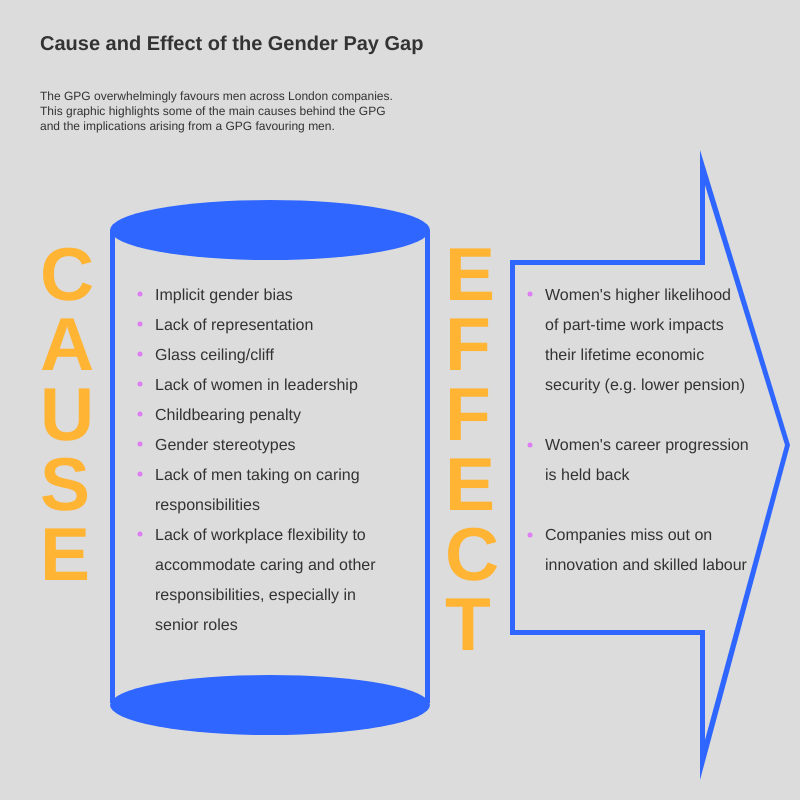
Frame 1 (no input)
Frame 60 (no input): identical to frame 1, image omitted
Frame 120 (the mouse pressed at the canvas centre since frame 60): identical to frame 1, image omitted

The p5.js sketch that drew this single still picture (run headless with seeded random() and noise() and a simulated clock; from frame 60 on, the mouse is pressed at the canvas centre):

// p5.js sketch
// ── sketch.js
function setup() {
  createCanvas(800, 800);
}

function draw() {
  background(220);
  noStroke();
  
  //Headline
  push();
  fill(51);
  textStyle(BOLD);
  textFont('Helvetica', 20);
  text('Cause and Effect of the Gender Pay Gap', 40, 50);
  pop();
  
  // Description / legend
  push();
  fill(51);
  textStyle();
  textFont('Helvetica', 12);
  text('The GPG overwhelmingly favours men across London companies. ', 40, 100);
  text('This graphic highlights some of the main causes behind the GPG', 40, 115);
  text('and the implications arising from a GPG favouring men.', 40, 130);
	pop();
  
  //Subheading: Cause
  push();
  fill(255, 180, 52);
  textStyle(BOLD);
  textFont('Helvetica', 75);
  text('C', 40, 300); //What is Behind the Gender Pay Gap?
  text('A', 40, 370);
  text('U', 40, 440);
  text('S', 40, 510);
  text('E', 40, 580);
  pop();
  
  // Arrow - effect of GPG
  fill(47, 102, 255); //blue
  triangle(700, 150, 700, 780, 790, 445); // x1, y1, x2, y2, x3, y3
  fill(220); // grey
  triangle(705, 185, 705, 740, 785, 445); // x1, y1, x2, y2, x3, y3
  fill(220); // grey
  rect(450, 265, 275, 365);
  fill(47, 102, 255); //blue
  rect(510, 260, 190, 5); // horizontal
  rect(510, 630, 190, 5); // horizontal
  rect(510, 260, 5, 370); // vertical
  
  //Subheading: Effect
  push();
  fill(255, 180, 52); // orange
  textStyle(BOLD);
  textFont('Helvetica', 75);
  text('E', 445, 300); //implications of the Gender Pay Gap? 
  text('F', 445, 370); 
  text('F', 445, 440);
  text('E', 445, 510);
  text('C', 445, 580);
  text('T', 445, 650);
  pop();
  
  // // // info box rect
  // fill(223, 125, 245); // pink
  // rect(30, 70, 390, 2);
  // rect(30, 140, 390, 2);
  // rect(30, 70, 2, 70);
  // rect(418, 71, 2, 70);
  
  // bullets
  //effect
  // fill(47, 102, 255); // blue
  fill(223, 125, 245); // pink
  circle(530, 294, 5); // x, y, d
  circle(530, 445, 5); 
  circle(530, 535, 5);
  //cause
  // fill(223, 125, 245); // pink
  circle(140, 294, 5); 
  circle(140, 324, 5); 
  circle(140, 354, 5); 
  circle(140, 384, 5); 
  circle(140, 414, 5); 
  circle(140, 444, 5); 
  circle(140, 474, 5); 
  circle(140, 534, 5); 
  
  // Implications of the GPG bullets
  push();
  fill(51);
  textStyle();
  textFont('Helvetica', 16);
  text("Women's higher likelihood", 545, 300); // +30
  text('of part-time work impacts', 545, 330);
  text('their lifetime economic', 545, 360);
  text('security (e.g. lower pension)', 545, 390);
  text("Women's career progression", 545, 450);
  text('is held back', 545, 480);
  text('Companies miss out on ', 545, 540);
  text('innovation and skilled labour', 545, 570);
  pop();
  
  // tube
  push();
  fill(47, 102, 255); //blue
  ellipse(270, 230, 320, 60); // x, y, w, h
  rect(110, 230, 5, 473); // vertical
  rect(425, 230, 5, 473); // vertical
  ellipse(270, 705, 320, 60); // x, y, w, h
  pop();
  
  // 'behind'/causing the GPG bullets
  push();
  fill(51);
  textStyle();
  textFont('Helvetica', 16);
  text('Implicit gender bias ', 155, 300); // +30
  text('Lack of representation', 155, 330);
  text('Glass ceiling/cliff', 155, 360);
  text('Lack of women in leadership', 155, 390);
  text('Childbearing penalty', 155, 420);
  text('Gender stereotypes', 155, 450);
  text('Lack of men taking on caring', 155, 480);
  text('responsibilities', 155, 510);
  text('Lack of workplace flexibility to ', 155, 540);
  text('accommodate caring and other ', 155, 570);
  text('responsibilities, especially in', 155, 600);
  text('senior roles', 155, 630);
  pop();
  
}
